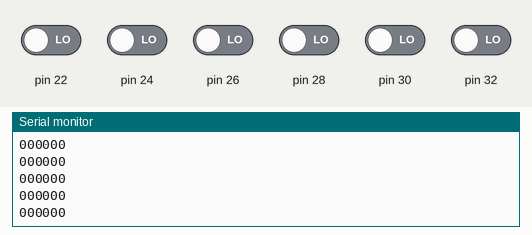
Bench run of a sketch on a simulated Arduino Mega 2560, built with avr-gcc and run on an emulated ATmega2560. Parts: the last lines printed to the serial monitor. The inputs (shaded band) are chosen by the test bench; at power-on: pin 22, pin 24, pin 26, pin 28, pin 30, pin 32 LOW.

Above: at 1.3 s.
1.4 s: pin 22 driven HIGH
At 1.43 s:
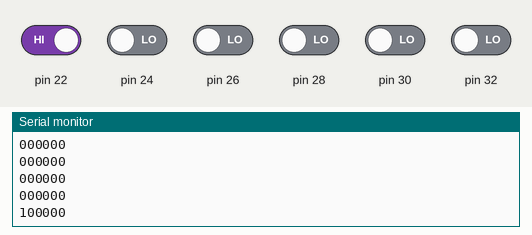
2.9 s: pin 24 driven HIGH
At 2.94 s:
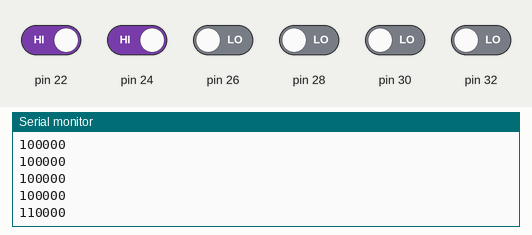
4.4 s: pin 26 driven HIGH
At 4.45 s:
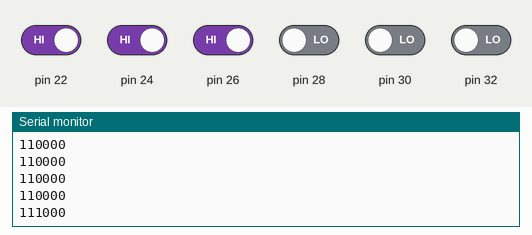
5.9 s: pin 28 driven HIGH
At 5.96 s:
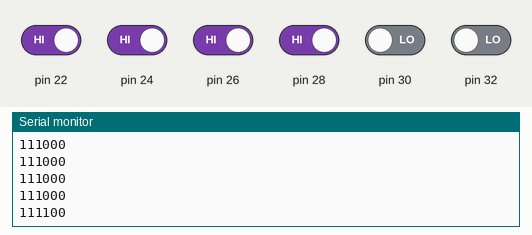
7.4 s: pin 30 driven HIGH
At 7.43 s:
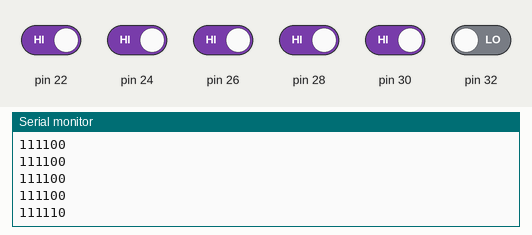
8.9 s: pin 32 driven HIGH
At 8.94 s:
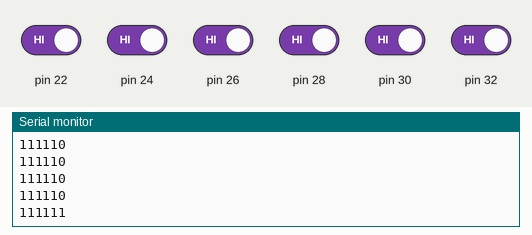
Timing chart, 0 to 11.4 s (numbered marks = the images above; inputs shaded):
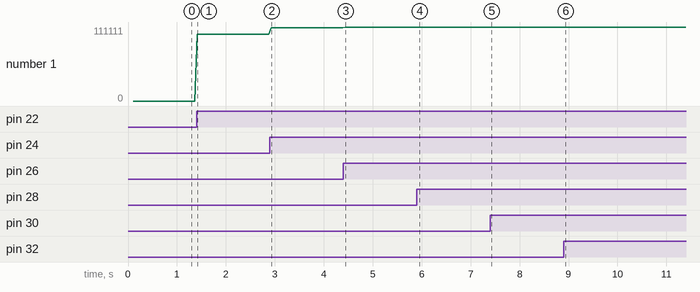

Measured:
- after the input at 1.4 s, the serial monitor: prints a new line at once (image 1)
- after the input at 2.9 s, the serial monitor: prints a new line at once (image 2)
- after the input at 4.4 s, the serial monitor: prints a new line at once (image 3)
- after the input at 5.9 s, the serial monitor: prints a new line after 0.05 s (image 4)
- after the input at 7.4 s, the serial monitor: prints a new line at once (image 5)
- after the input at 8.9 s, the serial monitor: prints a new line at once (image 6)
- plotted number 1: 0 → 100000 after the input at 1.4 s, 100000 → 110000 after the input at 2.9 s, 110000 → 111000 after the input at 4.4 s, 111000 → 111100 after the input at 5.9 s, 111100 → 111110 after the input at 7.4 s

The sketch:

sensorValuesTest.ino
```cpp
int read;

void setup() {
  for(int i=0;i<12;i+=2){
    pinMode(22+i,INPUT);
  }
  Serial.begin(9600);
  delay(100);
  Serial.println("OK");
}

void loop() {
  for(int i=22;i<=32;i+=2){
    read=digitalRead(i);
    Serial.print(read);
  }
  Serial.println("");
  delay(50);
}
```
